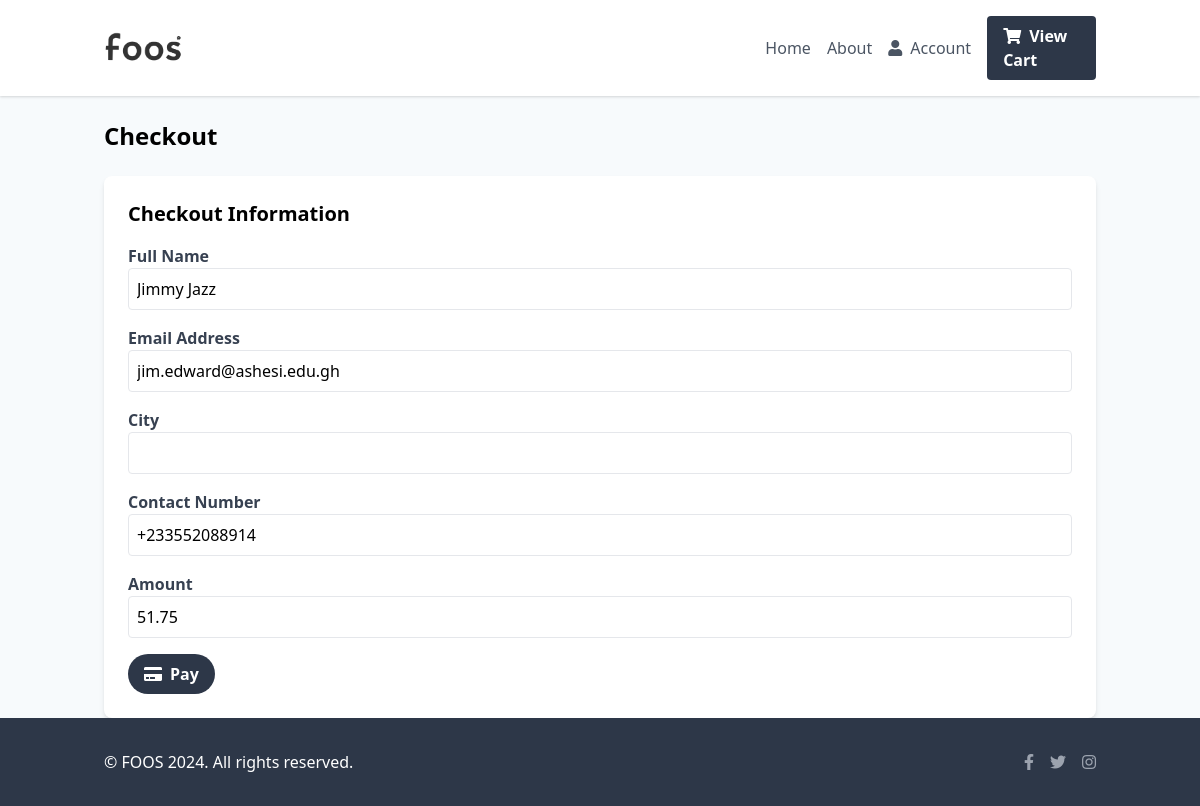
Screenshot of /user_view/checkout.php (signed in) with the database file from the repository.
### tables this page shows
CREATE TABLE `user` (
  `user_id` int(11) NOT NULL,
  `full_name` varchar(256) NOT NULL,
  `email` varchar(256) NOT NULL,
  `password` varchar(256) NOT NULL,
  `country` varchar(256) NOT NULL,
  `city` varchar(256) NOT NULL,
  `contact_number` varchar(256) NOT NULL,
  `image` varchar(256) DEFAULT NULL,
  `role` int(11) NOT NULL
);

### controllers/user_controller.php (called while the page is built, shortened)
<?php
require_once("../classes/user.php");
function getUserDetailsForCheckoutController($id) {
    $new_user = new User();
    return $new_user->getUserDetailsForCheckout($id);
}
?>

### classes/user.php (called while the page is built, shortened)
<?php
require_once('../settings/db_class.php');
class User {
    public function getUserDetailsForCheckOut($id) {
        $db = new db_connection();
        $id = mysqli_real_escape_string($db->db_conn(), $id);
        $sql = "SELECT full_name, email, city, contact_number FROM user WHERE user_id = '$id'";
        return $db->db_fetch_one($sql);
    }
}
?>

### settings/db_class.php (called while the page is built, shortened)
<?php
class db_connection
{
	public $db = null;
	public $results = null;
	function db_connect(){
		$this->db = mysqli_connect("localhost",'jim.edward',"JimmyJazz13","webtech_fall2024_jim_edward");
		if (mysqli_connect_errno()) {
			return false;
		}else{
			return true;
		}
	}
	function db_conn(){
		$this->db = mysqli_connect("localhost",'jim.edward',"JimmyJazz13","webtech_fall2024_jim_edward");
		if (mysqli_connect_errno()) {
			return false;
		}else{
			return $this->db;
		}
	}
	function db_query($sqlQuery){
		$this->results = mysqli_query($this->db,$sqlQuery);
		if ($this->results == false) {
			return false;
		}else{
			return true;
		}
	}
	function db_fetch_one($sql){
		if(!$this->db_query($sql)){
			return false;
		}
		return mysqli_fetch_assoc($this->results);
	}
	function db_fetch_all($sql){
		if(!$this->db_query($sql)){
			return false;
		}
		return mysqli_fetch_all($this->results, MYSQLI_ASSOC);
	}
}
?>

### controllers/cart_controller.php (called while the page is built, shortened)
<?php
require('../classes/cart_class.php');
function getCartItemsByCustomerIdController($c_id) {
    $newCart = new cart();
    return $newCart->getCartItems($c_id);
}
?>

### classes/cart_class.php (called while the page is built, shortened)
<?php
require_once("../settings/db_class.php");
class cart extends db_connection {
    public function getCartItems($c_id) {
        $ndb = new db_connection();
        $c_id = mysqli_real_escape_string($ndb->db_conn(), $c_id);
        $sql = "SELECT * FROM cart WHERE c_id = '$c_id'";
        return $this->db_fetch_all($sql);
    }
}
?>

### functions/cart_functions.php (called while the page is built, shortened)
<?php
require_once('../controllers/cart_controller.php');
require_once('../controllers/product_controller.php');
function calculateGrandTotal($c_id) {
    $cartItems = getCartItemsByCustomerIdController($c_id);
    $grandTotal = 0;
    if (is_array($cartItems) && count($cartItems) > 0) {
        foreach ($cartItems as $row) {
            $productId = htmlspecialchars($row['p_id']);
            $qty = htmlspecialchars($row['qty'], ENT_QUOTES, 'UTF-8');
            $productData = getProductPriceController($productId);
            $price = $productData['price'];
            $grandTotal += $qty * $price;
        }
    }
    $vat = 0.15 * $grandTotal;
    return $grandTotal + $vat;
}
?>

### controllers/product_controller.php (called while the page is built, shortened)
<?php
require_once("../classes/product.php");
function getProductPriceController($id) {
    $newp = new Product();
    return $newp->getProductPrice($id);
}
?>

### classes/product.php (called while the page is built, shortened)
<?php
require_once("../settings/db_class.php");
class Product
{
    public function getProductPrice($id) {
        $ndb = new db_connection();
        $p_id = mysqli_real_escape_string($ndb->db_conn(), $id);
        $sql = "SELECT `price` FROM `products` WHERE `product_id` = '$p_id'";
        return $ndb->db_fetch_one($sql);
    }
}
?>

### user_view/checkout.php (the view, shortened to what this page needs)
<?php
require('../functions/header.php');
require_once('../functions/cart_functions.php');
require_once('../controllers/user_controller.php');
$userDets = getUserDetailsForCheckoutController($_SESSION['user_id']);
$grandTotal = calculateGrandTotal($_SESSION['user_id']);
?>
<!DOCTYPE html>
<html lang="en">
<head>
    <link href="https://cdn.jsdelivr.net/npm/tailwindcss@2.2.16/dist/tailwind.min.css" rel="stylesheet">
    <link rel="stylesheet" href="https://cdnjs.cloudflare.com/ajax/libs/font-awesome/5.15.3/css/all.min.css">
</head>
<body>
    <?php echo generateHeaderForNotHome(); ?>
    <main class="main-content container mx-auto px-4">
        <h1 class="text-2xl font-bold mb-6">Checkout</h1>
        <section class="bg-white shadow-md rounded-lg p-6">
            <h2 class="text-xl font-bold mb-4">Checkout Information</h2>
            <form id="paymentForm" action="../actions/add_order_action.php" method="POST">
                <div class="mb-4">
                    <label for="full-name" class="block text-gray-700 font-bold">Full Name</label>
                    <input type="text" id="full-name" value="<?php echo $userDets['full_name']; ?>" class="w-full p-2 border rounded" />
                </div>
                <div class="mb-4">
                    <label for="email-address" class="block text-gray-700 font-bold">Email Address</label>
                    <input type="email" id="email-address" value="<?php echo $userDets['email']; ?>" class="w-full p-2 border rounded" required />
                </div>
                <div class="mb-4">
                    <label for="city" class="block text-gray-700 font-bold">City</label>
                    <input type="text" id="city" value="<?php echo $userDets['city']; ?>" class="w-full p-2 border rounded" />
                </div>
                <div class="mb-4">
                    <label for="contact" class="block text-gray-700 font-bold">Contact Number</label>
                    <input type="text" id="contact" value="<?php echo $userDets['contact_number']; ?>" class="w-full p-2 border rounded" />
                </div>
                <div class="mb-4">
                    <label for="amount" class="block text-gray-700 font-bold">Amount</label>
                    <input type="tel" id="amount" value="<?php echo number_format($grandTotal, 2); ?>" class="w-full p-2 border rounded" readonly />
                </div>
                <div class="text-right">
                    <button type="submit" onclick="payWithPaystack()" class="btn-primary flex items-center justify-center">
                        <i class="fas fa-credit-card mr-2"></i> Pay
                    </button>
                </div>
            </form>
        </section>
    </main>
    <footer class="bg-footer text-white">
        <div class="container mx-auto px-4 flex justify-between items-center">
            <p>&copy; FOOS 2024. All rights reserved.</p>
            <div class="flex space-x-4">
                <a href="#" class="text-gray-400 hover:text-white"><i class="fab fa-facebook-f"></i></a>
                <a href="#" class="text-gray-400 hover:text-white"><i class="fab fa-twitter"></i></a>
                <a href="#" class="text-gray-400 hover:text-white"><i class="fab fa-instagram"></i></a>
            </div>
        </div>
    </footer>
</body>
</html>

### user_view/checkout.php (style rules this page uses)
html, body { margin: 0; padding: 0; height: 100%; }
body { display: flex; flex-direction: column; background-color: #f7fafc; }
.main-content { flex-grow: 1; margin-top: 1.5rem; }
.bg-footer { background-color: #2d3748; }
footer { padding-top: 2rem; padding-bottom: 2rem; }
.btn-primary { background-color: #2d3748; color: white; padding: 0.5rem 1rem; border-radius: 9999px; font-weight: bold; transition: background-color 0.3s ease; }

### rows the page displays
user: full_name "Jimmy Jazz", email "jim.edward@ashesi.edu.gh", contact_number "+233552088914"
